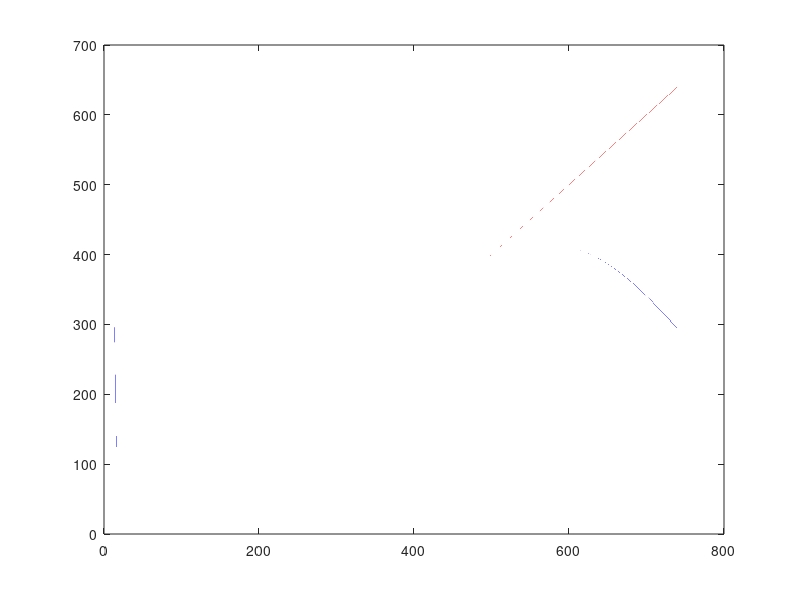

Here is the MATLAB script that generated this plot:
clear
clc

S0 = 100;
K = 100;
r = 0.01;
q = 0.02;
sigma = 0.2;
T = 1;

alpha = 0;
N = 2^20;
L = 20*sigma*sqrt(T);
dx = L/N;
du = 2*pi/L;

mu = (r-q-0.5*sigma^2);
phi = @(u) exp(1i*u*mu*T-0.5*sigma^2*u.^2*T);

x = ((0:N-1)-N/2)*dx;
u = ((0:N-1)-N/2)*du;
y = x;

w = ones(1,N);
w(1) = 0.5; w(end) = 0.5;

V = max(S0*exp(y)-K,0);

% Step 1 :
res1 = ifft((-1).^(0:N-1).*w.*exp(alpha*y).*V);

% Step 2 :
res2 = res1 .* phi(-(u-1i*alpha));

% Step 3 :
res3 = real(exp(-alpha.*x).*(-1).^(0:N-1).* fft(res2));

plot(S0*exp(x),res3)
hold on
plot(S0*exp(x),V)
price = interp1(S0*exp(x),res3,S0);
[Call, Put] = blsprice(S0,K,r,T,sigma,q);